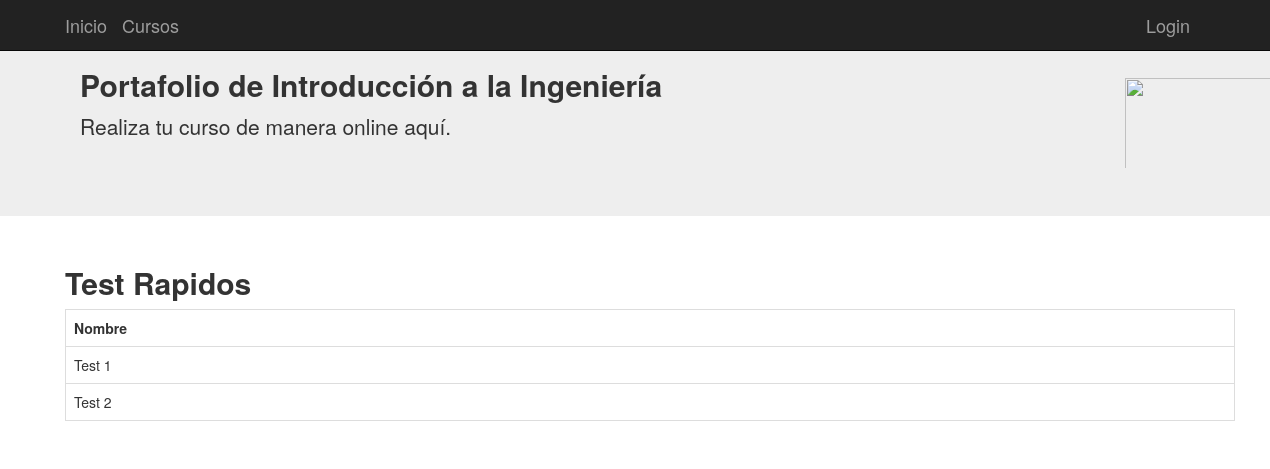
The page /actividades on the database as committed earlier.
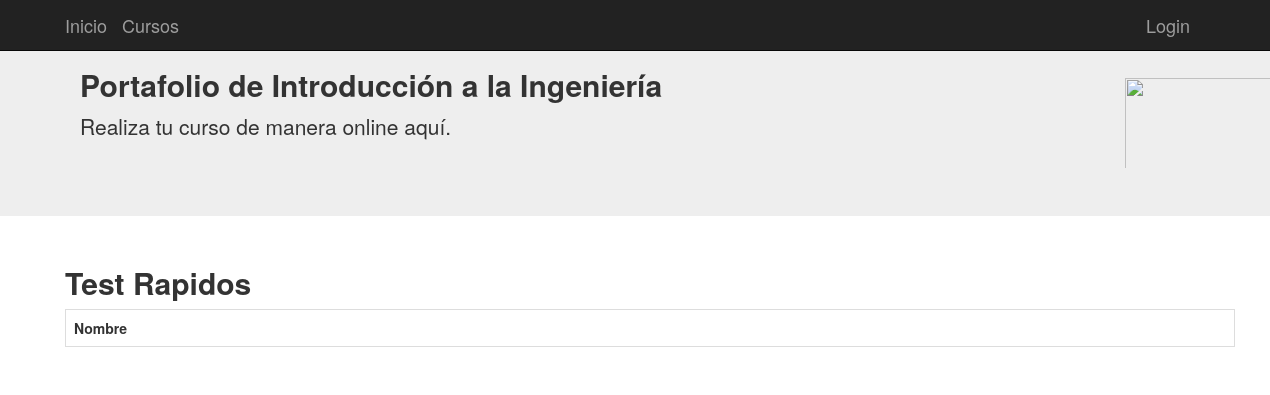
The same page on the database as committed later.
### tables this page shows
CREATE TABLE actividades (
	id INTEGER NOT NULL, 
	nombre VARCHAR(100), 
	"Cursoid" INTEGER NOT NULL, 
	PRIMARY KEY (id), 
	FOREIGN KEY("Cursoid") REFERENCES cursos (id)
);

### aplicacion/app.py (the view)
@app.route('/actividades')
def actividades():
    from aplicacion.models import Actividades , PreguntasA
    actividades=Actividades.query.all()
    preguntas=PreguntasA.query.all()
    return render_template("actividades.html", actividades=actividades, preguntas=preguntas)

### aplicacion/templates/actividades.html (shortened to what this page needs)
{% extends "base.html" %}
{% block contenido %}
<div class="container">
  <div class="row">
    <h2><b>Test Rapidos</b></h2>
    <div class="list-group">
      <table class="table table-bordered">
          <tr>
            <th>Nombre</th>
          </tr>
      {% for act in actividades %}
        <tr>
          <td>{{act.nombre}}</td>
        </tr>
      {% endfor %}
      </table>
    </div>
  </div>
</div>
{% endblock %}

Rows that differ between the two databases and show on the page:
removed actividades: nombre "Test 1"
removed actividades: nombre "Test 2"
